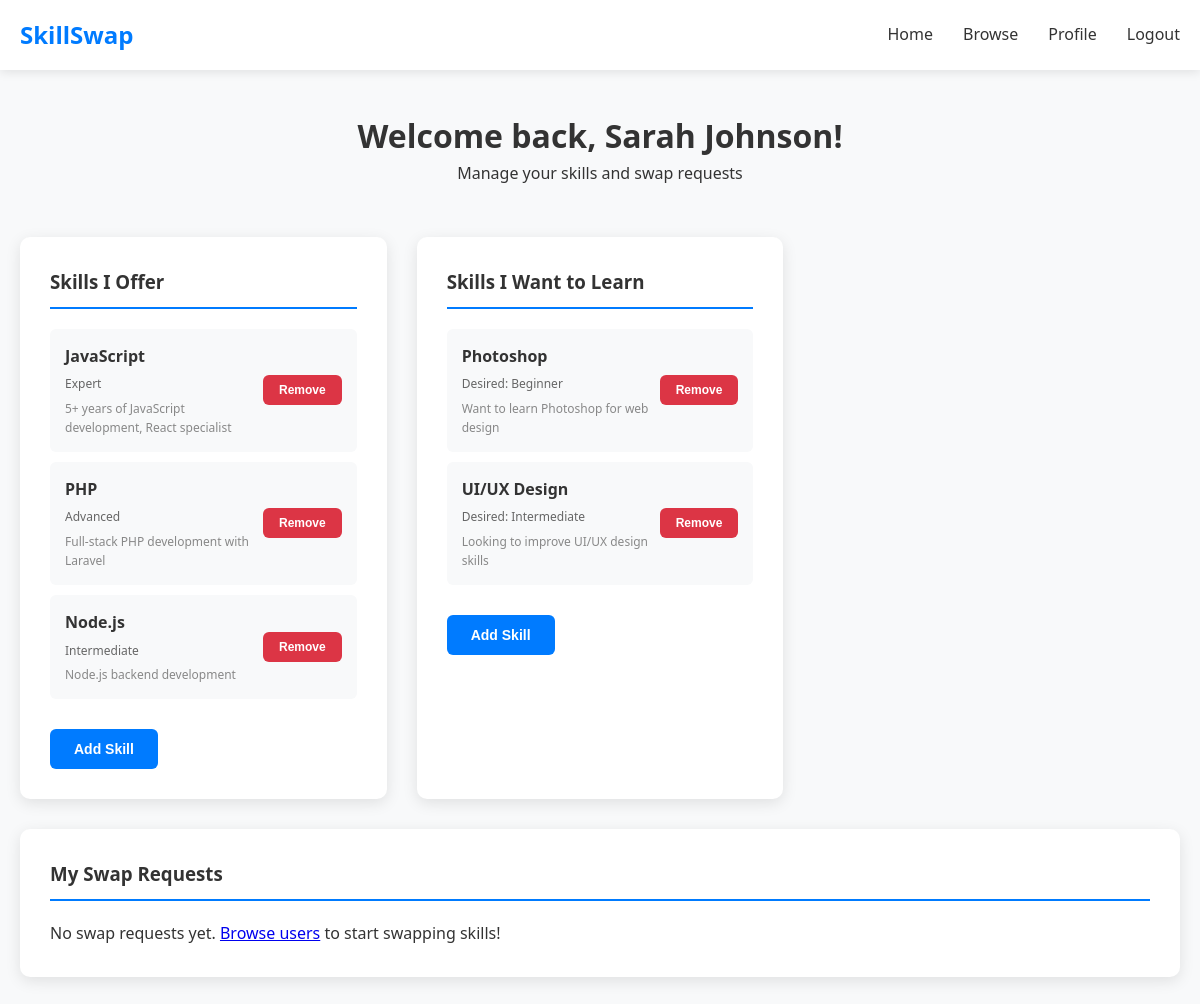
The app's page /dashboard.php (signed in) with its own data.
### tables this page shows
CREATE TABLE users (
    id INT AUTO_INCREMENT PRIMARY KEY,
    username VARCHAR(50) UNIQUE NOT NULL,
    email VARCHAR(100) UNIQUE NOT NULL,
    password_hash VARCHAR(255) NOT NULL,
    full_name VARCHAR(100) NOT NULL,
    location VARCHAR(100),
    profile_photo VARCHAR(255),
    availability VARCHAR(255),
    is_public BOOLEAN DEFAULT TRUE,
    is_admin BOOLEAN DEFAULT FALSE,
    created_at TIMESTAMP DEFAULT CURRENT_TIMESTAMP,
    updated_at TIMESTAMP DEFAULT CURRENT_TIMESTAMP ON UPDATE CURRENT_TIMESTAMP
);

CREATE TABLE user_skills_offered (
    id INT AUTO_INCREMENT PRIMARY KEY,
    user_id INT NOT NULL,
    skill_id INT NOT NULL,
    proficiency_level ENUM('Beginner', 'Intermediate', 'Advanced', 'Expert') DEFAULT 'Intermediate',
    description TEXT,
    FOREIGN KEY (user_id) REFERENCES users(id) ON DELETE CASCADE,
    FOREIGN KEY (skill_id) REFERENCES skills(id) ON DELETE CASCADE,
    UNIQUE KEY unique_user_skill_offered (user_id, skill_id)
);

CREATE TABLE skills (
    id INT AUTO_INCREMENT PRIMARY KEY,
    name VARCHAR(100) UNIQUE NOT NULL,
    category VARCHAR(50),
    created_at TIMESTAMP DEFAULT CURRENT_TIMESTAMP
);

CREATE TABLE user_skills_wanted (
    id INT AUTO_INCREMENT PRIMARY KEY,
    user_id INT NOT NULL,
    skill_id INT NOT NULL,
    desired_level ENUM('Beginner', 'Intermediate', 'Advanced', 'Expert') DEFAULT 'Beginner',
    description TEXT,
    FOREIGN KEY (user_id) REFERENCES users(id) ON DELETE CASCADE,
    FOREIGN KEY (skill_id) REFERENCES skills(id) ON DELETE CASCADE,
    UNIQUE KEY unique_user_skill_wanted (user_id, skill_id)
);

### config/session.php (called while the page is built, shortened)
<?php
function getCurrentUserId() {
    return $_SESSION['user_id'] ?? null;
}
?>

### classes/User.php (called while the page is built, shortened)
<?php
class User {
    private $conn;
    private $table_name = "users";
    public function __construct($db) {
        $this->conn = $db;
    }
    public function getUserById($id) {
        $query = "SELECT * FROM " . $this->table_name . " WHERE id = :id";
        $stmt = $this->conn->prepare($query);
        $stmt->bindParam(':id', $id);
        $stmt->execute();
        return $stmt->fetch(PDO::FETCH_ASSOC);
    }
}
?>

### classes/Skill.php (called while the page is built, shortened)
<?php
class Skill {
    private $conn;
    public function __construct($db) {
        $this->conn = $db;
    }
    public function getUserSkillsOffered($user_id) {
        $query = "SELECT s.*, uso.proficiency_level, uso.description
                  FROM skills s
                  JOIN user_skills_offered uso ON s.id = uso.skill_id
                  WHERE uso.user_id = :user_id";
        $stmt = $this->conn->prepare($query);
        $stmt->bindParam(':user_id', $user_id);
        $stmt->execute();
        return $stmt->fetchAll(PDO::FETCH_ASSOC);
    }
    public function getUserSkillsWanted($user_id) {
        $query = "SELECT s.*, usw.desired_level, usw.description
                  FROM skills s
                  JOIN user_skills_wanted usw ON s.id = usw.skill_id
                  WHERE usw.user_id = :user_id";
        $stmt = $this->conn->prepare($query);
        $stmt->bindParam(':user_id', $user_id);
        $stmt->execute();
        return $stmt->fetchAll(PDO::FETCH_ASSOC);
    }
}
?>

### dashboard.php (the view, shortened to what this page needs)
<?php
require_once 'config/session.php';
require_once 'classes/User.php';
require_once 'classes/Skill.php';
$database = new Database();
$db = $database->getConnection();
$user = new User($db);
$skill = new Skill($db);
$swapRequest = new SwapRequest($db);
$current_user = $user->getUserById(getCurrentUserId());
$user_skills_offered = $skill->getUserSkillsOffered(getCurrentUserId());
$user_skills_wanted = $skill->getUserSkillsWanted(getCurrentUserId());
$user_requests = $swapRequest->getUserRequests(getCurrentUserId());
?>
<!DOCTYPE html>
<html lang="en">
<head>
    <link rel="stylesheet" href="assets/css/style.css">
</head>
<body>
    <nav class="navbar">
        <div class="nav-container">
            <div class="nav-logo">
                <h2><a href="index.php" style="text-decoration: none; color: inherit;">SkillSwap</a></h2>
            </div>
            <div class="nav-menu">
                <a href="index.php" class="nav-link">Home</a>
                <a href="browse.php" class="nav-link">Browse</a>
                <a href="profile.php" class="nav-link">Profile</a>
                <a href="logout.php" class="nav-link">Logout</a>
            </div>
        </div>
    </nav>
    <main class="main-content">
        <div class="container">
            <div class="dashboard">
                <div class="dashboard-header">
                    <h1>Welcome back, <?php echo htmlspecialchars($current_user['full_name']); ?>!</h1>
                    <p>Manage your skills and swap requests</p>
                </div>
                <div class="dashboard-grid">
                    <div class="dashboard-card">
                        <h3>Skills I Offer</h3>
                        <?php if (!empty($user_skills_offered)): ?>
                            <ul class="skills-list">
                                <?php foreach ($user_skills_offered as $skill_item): ?>
                                    <li>
                                        <div class="skill-info">
                                            <div class="skill-name"><?php echo htmlspecialchars($skill_item['name']); ?></div>
                                            <div class="skill-level"><?php echo htmlspecialchars($skill_item['proficiency_level']); ?></div>
                                            <?php if ($skill_item['description']): ?>
                                                <div style="font-size: 12px; color: #888; margin-top: 5px;">
                                                    <?php echo htmlspecialchars($skill_item['description']); ?>
                                                </div>
                                            <?php endif; ?>
                                        </div>
                                        <div class="skill-actions">
                                            <form method="POST" style="display: inline;">
                                                <button type="submit" class="btn btn-small btn-danger"
                                                        onclick="return confirm('Remove this skill?')">Remove</button>
                                            </form>
                                        </div>
                                    </li>
                                <?php endforeach; ?>
                            </ul>
                        <?php else: ?>
                            <p>No skills added yet.</p>
                        <?php endif; ?>
                        <button type="button" onclick="toggleForm('add-skill-offered')" class="btn btn-primary" style="margin-top: 20px;">
                            Add Skill
                        </button>
                    </div>
                    <div class="dashboard-card">
                        <h3>Skills I Want to Learn</h3>
                        <?php if (!empty($user_skills_wanted)): ?>
                            <ul class="skills-list">
                                <?php foreach ($user_skills_wanted as $skill_item): ?>
                                    <li>
                                        <div class="skill-info">
                                            <div class="skill-name"><?php echo htmlspecialchars($skill_item['name']); ?></div>
                                            <div class="skill-level">Desired: <?php echo htmlspecialchars($skill_item['desired_level']); ?></div>
                                            <?php if ($skill_item['description']): ?>
                                                <div style="font-size: 12px; color: #888; margin-top: 5px;">
                                                    <?php echo htmlspecialchars($skill_item['description']); ?>
                                                </div>
                                            <?php endif; ?>
                                        </div>
                                        <div class="skill-actions">
                                            <form method="POST" style="display: inline;">
                                                <button type="submit" class="btn btn-small btn-danger"
                                                        onclick="return confirm('Remove this skill?')">Remove</button>
                                            </form>
                                        </div>
                                    </li>
                                <?php endforeach; ?>
                            </ul>
                        <?php else: ?>
                            <p>No skills added yet.</p>
                        <?php endif; ?>
                        <button type="button" onclick="toggleForm('add-skill-wanted')" class="btn btn-primary" style="margin-top: 20px;">
                            Add Skill
                        </button>
                    </div>
                    <div class="dashboard-card" style="grid-column: 1 / -1;">
                        <h3>My Swap Requests</h3>
                        <?php if (!empty($user_requests)): ?>
                            <?php foreach ($user_requests as $request): ?>
                                <div class="request-card">
                                    <div class="request-header">
                                        <div>
                                            <strong>
                                                <?php if ($request['requester_id'] == getCurrentUserId()): ?>
                                                    Request to <?php echo htmlspecialchars($request['requested_name']); ?>
                                                <?php else: ?>
                                                    Request from <?php echo htmlspecialchars($request['requester_name']); ?>
                                                <?php endif; ?>
                                            </strong>
                                        </div>
                                        <span class="request-status status-<?php echo $request['status']; ?>">
                                            <?php echo ucfirst($request['status']); ?>
                                        </span>
                                    </div>
                                    <div class="request-details">
                                        <p>
                                            <strong>Swap:</strong>
                                            <?php echo htmlspecialchars($request['requester_skill_name']); ?>
                                            ↔
                                            <?php echo htmlspecialchars($request['requested_skill_name']); ?>
                                        </p>
                                        <?php if ($request['message']): ?>
                                            <p><strong>Message:</strong> <?php echo htmlspecialchars($request['message']); ?></p>
                                        <?php endif; ?>
                                        <p><small>Created: <?php echo date('M j, Y g:i A', strtotime($request['created_at'])); ?></small></p>
                                    </div>
                                    <div class="request-actions">
                                        <?php if ($request['requested_user_id'] == getCurrentUserId() && $request['status'] == 'pending'): ?>
                                            <form method="POST" style="display: inline;">
                                                <input type="hidden" name" style="display: inline;">
                                                <input type="hidden" name="action" value="update_request_status">
                                                <input type="hidden" name="request_id" value="<?php echo $request['id']; ?>">
                                                <input type="hidden" name="status" value="accepted">
                                                <button type="submit" class="btn btn-small btn-success">Accept</button>
                                            </form>
                                            <form method="POST" style="display: inline;">
                                                <input type="hidden" name="action" value="update_request_status">
                                                <input type="hidden" name="request_id" value="<?php echo $request['id']; ?>">
                                                <input type="hidden" name="status" value="rejected">
                                                <button type="submit" class="btn btn-small btn-danger">Reject</button>
                                            </form>
                                        <?php elseif ($request['requester_id'] == getCurrentUserId() && $request['status'] == 'pending'): ?>
                                            <form method="POST" style="display: inline;">
                                                <input type="hidden" name="action" value="delete_request">
                                                <input type="hidden" name="request_id" value="<?php echo $request['id']; ?>">
                                                <button type="submit" class="btn btn-small btn-danger"
                                                        onclick="return confirm('Delete this request?')">Delete</button>
                                            </form>
                                        <?php endif; ?>
                                    </div>
                                </div>
                            <?php endforeach; ?>
                        <?php else: ?>
                            <p>No swap requests yet. <a href="browse.php">Browse users</a> to start swapping skills!</p>
                        <?php endif; ?>
                    </div>
                </div>
            </div>
        </div>
    </main>
</body>
</html>

### assets/css/style.css (style rules this page uses)
* { margin: 0; padding: 0; box-sizing: border-box; }
body { font-family: "Segoe UI", Tahoma, Geneva, Verdana, sans-serif; line-height: 1.6; color: #333; background-color: #f8f9fa; }
.container { max-width: 1200px; margin: 0 auto; padding: 0 20px; }
.navbar { background: #fff; box-shadow: 0 2px 10px rgba(0, 0, 0, 0.1); position: sticky; top: 0; z-index: 1000; }
.nav-container { max-width: 1200px; margin: 0 auto; padding: 0 20px; display: flex; justify-content: space-between; align-items: center; height: 70px; }
.nav-logo h2 { color: #007bff; font-weight: 700; }
.nav-menu { display: flex; gap: 30px; }
.nav-link { text-decoration: none; color: #333; font-weight: 500; transition: color 0.3s ease; }
.btn { display: inline-block; padding: 12px 24px; border: none; border-radius: 6px; text-decoration: none; font-weight: 600; text-align: center; cursor: pointer; transition: all 0.3s ease; font-size: 14px; }
.btn-primary { background: #007bff; color: white; }
.btn-small { padding: 8px 16px; font-size: 12px; }
.btn-danger { background: #dc3545; color: white; }
.main-content { min-height: calc(100vh - 140px); }
.dashboard { padding: 40px 0; }
.dashboard-header { text-align: center; margin-bottom: 50px; }
.dashboard-grid { display: grid; grid-template-columns: repeat(auto-fit, minmax(350px, 1fr)); gap: 30px; }
.dashboard-card { background: white; padding: 30px; border-radius: 10px; box-shadow: 0 4px 15px rgba(0, 0, 0, 0.1); }
.dashboard-card h3 { margin-bottom: 20px; color: #333; border-bottom: 2px solid #007bff; padding-bottom: 10px; }
.skills-list { list-style: none; }
.skills-list li { background: #f8f9fa; padding: 15px; margin-bottom: 10px; border-radius: 6px; display: flex; justify-content: space-between; align-items: center; }
.skill-info { flex: 1; }
.skill-name { font-weight: 600; color: #333; }
.skill-level { font-size: 12px; color: #666; margin-top: 5px; }
.skill-actions { display: flex; gap: 10px; }

### records on screen
users: full_name "Sarah Johnson"
user_skills_offered: skill.name "JavaScript", proficiency_level "Expert", description "5+ years of JavaScript development, React specialist"
user_skills_offered: skill.name "PHP", proficiency_level "Advanced", description "Full-stack PHP development with Laravel"
user_skills_offered: skill.name "Node.js", proficiency_level "Intermediate", description "Node.js backend development"
user_skills_wanted: skill.name "Photoshop", desired_level "Beginner", description "Want to learn Photoshop for web design"
user_skills_wanted: skill.name "UI/UX Design", desired_level "Intermediate", description "Looking to improve UI/UX design skills"
